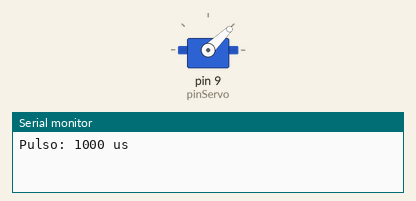
Simulated run of this sketch. Board: Arduino Uno, built with avr-gcc and run on an emulated ATmega328P. Parts: servo, the last lines printed to the serial monitor.

Above: at 0.05 s.
At 3.0 s:
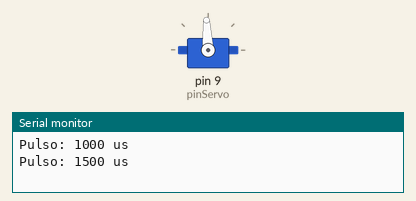
At 6.0 s:
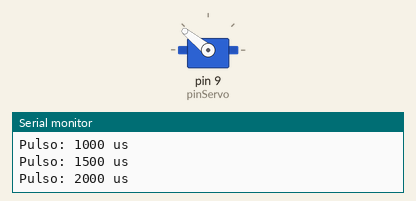
Timing chart, 0 to 7.8 s (numbered marks = the images above):
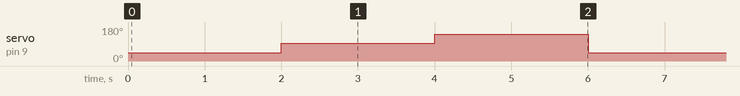

Measured:
- by itself, servo on pin 9 (pinServo): repeats every 6.0 s: 141° 2.0 s, 44° 2.0 s, 93° 2.0 s

The sketch:

ej_3a.ino
```cpp
#include <Servo.h>

Servo miServo;
const int pinServo = 9;

void setup() {
  Serial.begin(115200);
  miServo.attach(pinServo); // Por defecto: 50 Hz, pulso entre 544 y 2400 µs
}

void loop() {
  // Pulso de 1 ms (1000 µs) -> posición extrema (ej. 0°)
  miServo.writeMicroseconds(1000);
  Serial.println("Pulso: 1000 us");
  delay(2000);

  // Pulso de 1.5 ms (1500 µs) -> posición central (ej. 90°)
  miServo.writeMicroseconds(1500);
  Serial.println("Pulso: 1500 us");
  delay(2000);

  // Pulso de 2 ms (2000 µs) -> posición extrema (ej. 180°)
  miServo.writeMicroseconds(2000);
  Serial.println("Pulso: 2000 us");
  delay(2000);
}
```
